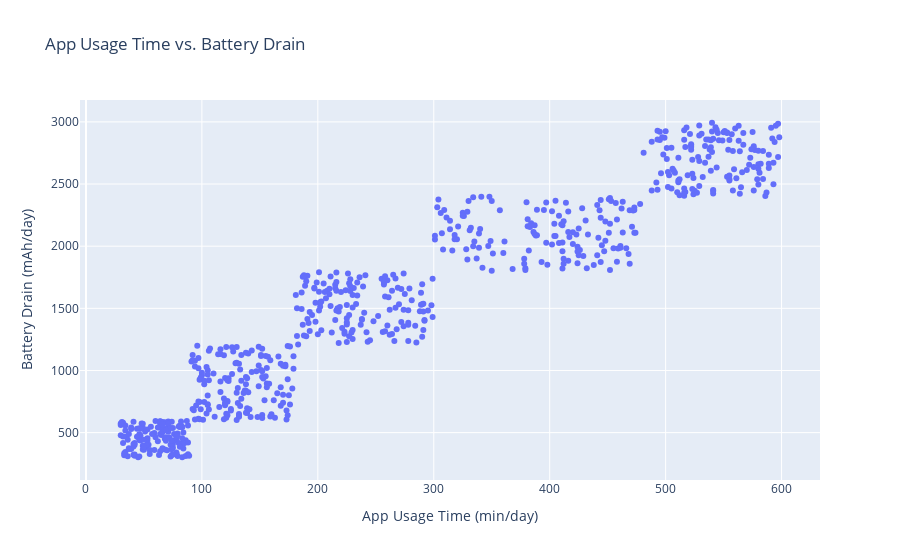

This figure's notebook cell:
### Code cell
# Chart 4: Scatter plot - Relationship between 'App Usage Time (min/day)' and 'Battery Drain (mAh/day)'
scatter_data = df[['App Usage Time (min/day)', 'Battery Drain (mAh/day)']].to_dict('records')

# Convert the list of dictionaries into a format Plotly can use
df_scatter = pd.DataFrame(scatter_data)

# Create scatter plot using Plotly Express
fig = px.scatter(df_scatter, 
                 x='App Usage Time (min/day)', 
                 y='Battery Drain (mAh/day)', 
                 title='App Usage Time vs. Battery Drain',
                 labels={'App Usage Time (min/day)': 'App Usage Time (min/day)', 
                         'Battery Drain (mAh/day)': 'Battery Drain (mAh/day)'})

# Show the interactive plot
fig.show()

### Figure 1 — Plotly figure (JSON) as saved in the notebook; plotly's stock layout.template omitted (floating-point values rounded to 4 significant figures; data arrays with more than 128 entries replaced by an {"elided": "..."} marker saying what was removed)
{"data": [{"hovertemplate": "App Usage Time (min/day)=%{x}<br>Battery Drain (mAh/day)=%{y}<extra></extra>", "legendgroup": "", "marker": {"color": "#636efa", "symbol": "circle"}, "mode": "markers", "name": "", "orientation": "v", "showlegend": false, "type": "scatter", "x": {"elided": "700 int values"}, "xaxis": "x", "y": {"elided": "700 int values"}, "yaxis": "y"}], "layout": {"legend": {"tracegroupgap": 0}, "title": {"text": "App Usage Time vs. Battery Drain"}, "xaxis": {"anchor": "y", "domain": [0, 1], "title": {"text": "App Usage Time (min/day)"}}, "yaxis": {"anchor": "x", "domain": [0, 1], "title": {"text": "Battery Drain (mAh/day)"}}}}
